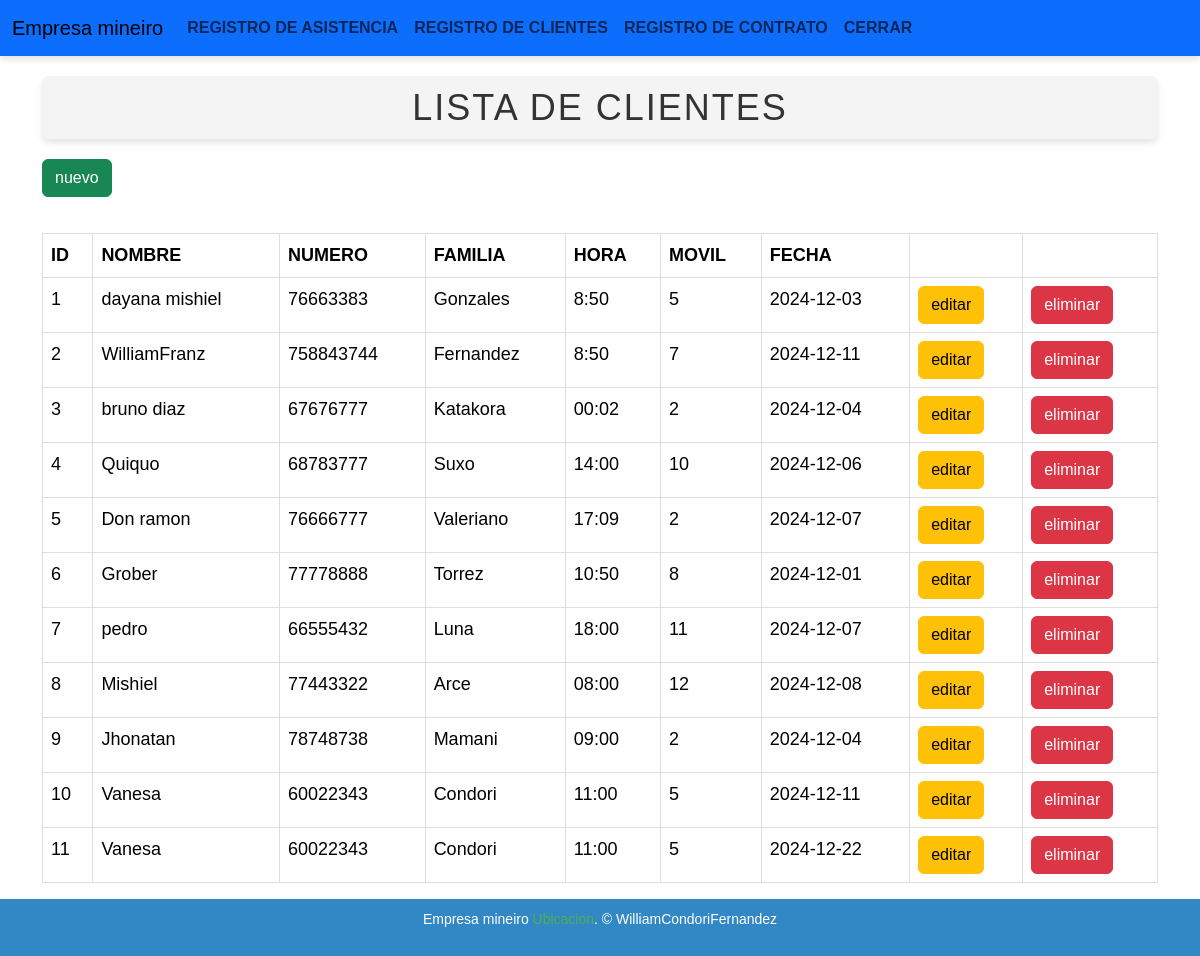
/clientes/, run on the app's committed database.
### models/cliente_model.py (models this page shows, shortened)
class Cliente(db.Model):
    __tablename__ = "clientes"
    id = db.Column(db.Integer,primary_key=True)
    nombre = db.Column(db.String(80),nullable=False)
    numero = db.Column(db.String(20),nullable=False)
    familia = db.Column(db.String(50),nullable=False)
    hora = db.Column(db.String(20),nullable=False)
    movil = db.Column(db.String(20),nullable=False)
    fecha = db.Column(db.String(20),nullable=False)
    @staticmethod
    def get_all():
        return Cliente.query.all()

### controllers/cliente_controller.py (the view)
@cliente_bp.route("/")
def index():
    clientes = Cliente.get_all()
    return cliente_view.list(clientes)

### views/cliente_view.py (called while the page is built)
def list(clientes):
    return render_template('clientes/index.html', clientes=clientes)

### templates/clientes/index.html (shortened to what this page needs)
{% extends 'base.html' %}
{% block content%}
<h1>lista de Clientes</h1>
<a href="{{url_for('cliente.create')}}" class="btn btn-success mb-3">nuevo</a>
<table class="table table striped">
<tr>
    <th>ID</th>
    <th>Nombre</th>
    <th>numero</th>
    <th>familia</th>
    <th>hora</th>
    <th>movil</th>
    <th>fecha</th>
    <th></th>
    <th></th>
</tr>
{% for item in clientes %}
<tr>
    <td>{{item.id}}</td>
    <td>{{item.nombre}}</td>
    <td>{{item.numero}}</td>
    <td>{{item.familia}}</td>
    <td>{{item.hora}}</td>
    <td>{{item.movil}}</td>
    <td>{{item.fecha}}</td>
    <td>
        <a href="{{ url_for('cliente.edit',id=item.id) }}" class="btn btn-warning">editar</a>
    </td>
    <td>
        <a href="{{ url_for('cliente.delete',id=item.id) }} " class="btn btn-danger">eliminar</a>
    </td>
</tr>
{% endfor %}
</table>
{% endblock %}

### templates/base.html (style rules this page uses)
body { font-family: Arial, sans-serif; margin: 0; padding: 0; display: flex; flex-direction: column; justify-content: space-around; min-height: 100vh; background-color: #ffffff; }
table { width: 100%; border-collapse: collapse; margin: 20px 0; font-size: 18px; text-align: left; }
th, td { border: 1px solid #ddd; padding: 12px; }
th { background-color: #4CAF50; color: white; text-transform: uppercase; }
tr:nth-child(even) { background-color: #f9f9f9; }
h1 { font-family: 'Arial Black', sans-serif; font-size: 36px; color: #333; text-align: center; margin: 20px 0; padding: 10px; background-color: #f4f4f4; border-radius: 8px; box-shadow: 0 4px 6px rgba(0, 0, 0, 0.1); text-transform: uppercase; letter-spacing: 2px; }

### data on the page
Cliente: id "1", nombre "dayana mishiel", numero "76663383", familia "Gonzales", hora "8:50", movil "5", fecha "2024-12-03"
Cliente: id "2", nombre "WilliamFranz", numero "758843744", familia "Fernandez", hora "8:50", movil "7", fecha "2024-12-11"
Cliente: id "3", nombre "bruno diaz", numero "67676777", familia "Katakora", hora "00:02", movil "2", fecha "2024-12-04"
Cliente: id "4", nombre "Quiquo", numero "68783777", familia "Suxo", hora "14:00", movil "10", fecha "2024-12-06"
Cliente: id "5", nombre "Don ramon", numero "76666777", familia "Valeriano", hora "17:09", movil "2", fecha "2024-12-07"
Cliente: id "6", nombre "Grober", numero "77778888", familia "Torrez", hora "10:50", movil "8", fecha "2024-12-01"
Cliente: id "7", nombre "pedro", numero "66555432", familia "Luna", hora "18:00", movil "11", fecha "2024-12-07"
Cliente: id "8", nombre "Mishiel", numero "77443322", familia "Arce", hora "08:00", movil "12", fecha "2024-12-08"
Cliente: id "9", nombre "Jhonatan", numero "78748738", familia "Mamani", hora "09:00", movil "2", fecha "2024-12-04"
Cliente: id "10", nombre "Vanesa", numero "60022343", familia "Condori", hora "11:00", movil "5", fecha "2024-12-11"
Cliente: id "11", nombre "Vanesa", numero "60022343", familia "Condori", hora "11:00", movil "5", fecha "2024-12-22"
